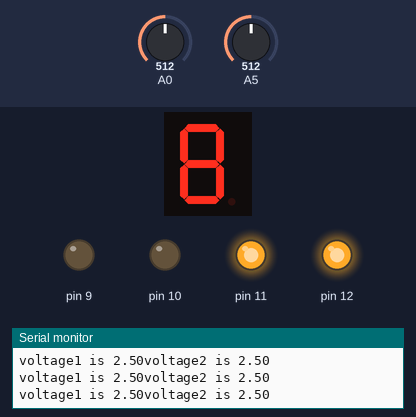
Simulated run of this sketch. Board: Arduino Uno, built with avr-gcc and run on an emulated ATmega328P. Parts: 1-digit seven-segment display, output pins drawn as LEDs (lit = HIGH), the last lines printed to the serial monitor. Wiring (inferred from the names in the program): 1-digit 7-segment display, segments lit when HIGH: segments pin 2, pin 3, pin 4, pin 5, pin 6, pin 8, pin 7. The inputs (shaded band) are chosen by the test bench; at power-on: A0 = 512, A5 = 512. The segment pins are drawn as the display they are named for; pins used as bus, display or sensor lines are not drawn.

Above: at 1.3 s.
1.4 s: A0 set to 444
2.9 s: A0 set to 422
At 3.9 s:
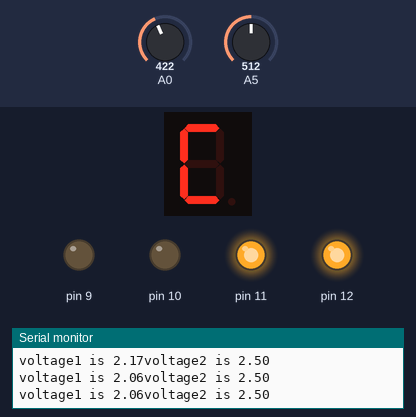
4.5 s: A5 set to 437
6.0 s: A5 set to 420
At 6.4 s:
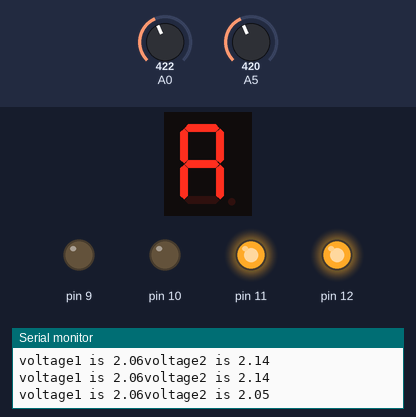
7.5 s: A0 set to 511
At 8.7 s:
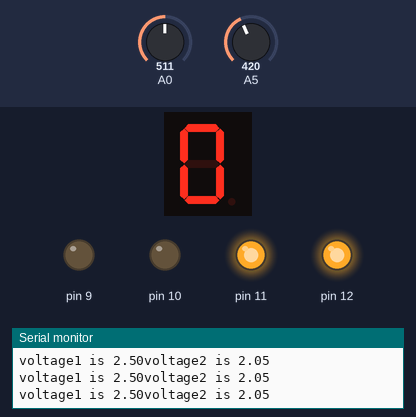
9.0 s: A0 set to 306
At 10.2 s:
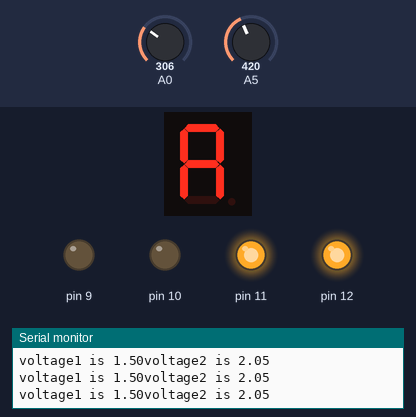
Timing chart, 0 to 11.5 s (numbered marks = the images above; inputs shaded):
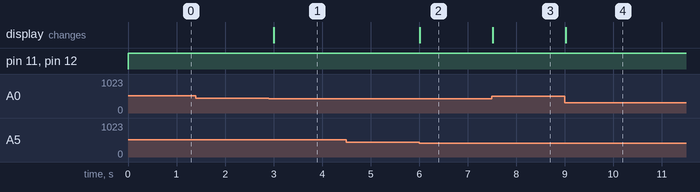

The sketch:

MAIN.ino
```cpp
// the setup routine runs once when you press reset:
int f = 8;
int g = 7;
int e = 6;
int d = 5;
int c = 4;
int b = 3;
int a = 2;  //7 Segment pin
int de=500;  // delay time

void setup() {

  // initialize serial communication at 9600 bits per second:
  Serial.begin(9600);
  //intializing pinports
  pinMode(10, OUTPUT);
  pinMode(9, OUTPUT);
  pinMode(11, OUTPUT);
  pinMode(12, OUTPUT);
  pinMode(f, OUTPUT);
  pinMode(g, OUTPUT);
  pinMode(e, OUTPUT);
  pinMode(d, OUTPUT);
  pinMode(c, OUTPUT);
  pinMode(b, OUTPUT);
  pinMode(a, OUTPUT);
}
// the loop routine runs over and over again forever:
void loop() {
    // read the input on analog pin 0:
  int sensorValue1 = analogRead(A0);
  int sensorValue2 = analogRead(A5);

  // Convert the analog reading (which goes from 0 - 1023) to a voltage (0 - 5V):
  float voltage1 = sensorValue1 * (5 / 1023.0);
  float voltage2 = sensorValue2 * (5 / 1023.0);
  // print out the value you read:
 Serial.print ("voltage1 is ");
  Serial.print (voltage1);
  //Serial.println(" ");
  Serial.print ("voltage2 is ");
   Serial.print (voltage2);
  Serial.println(" ");
  digitalWrite(11, HIGH);
  digitalWrite(12, HIGH);
  digitalWrite(10, LOW);
  digitalWrite(9, LOW);

//condition for printing alphabets
 if(voltage1<2.1 && voltage2<2.1)
 {
 digitalWrite(a,1);
 digitalWrite(b,1);
 digitalWrite(c,1);
 digitalWrite(d,0);
 digitalWrite(e,1);
 digitalWrite(f,1);
 digitalWrite(g,1);   // A
  delay(de);
 }
 else if(voltage1>2.1 && voltage2>2.1)
 {
 digitalWrite(a,1);
 digitalWrite(b,1);
 digitalWrite(c,1);
 digitalWrite(d,1);
 digitalWrite(e,1);
 digitalWrite(f,1);
 digitalWrite(g,1);   // B
  delay(de);
 }
  else if(voltage1<2.1 && voltage2>2.1)
  {
 digitalWrite(a,1);
 digitalWrite(b,0);
 digitalWrite(c,0);
 digitalWrite(d,1);
 digitalWrite(e,1);
 digitalWrite(f,1);
 digitalWrite(g,0);   // C
 delay(de);
  }
  else if(voltage1>2.1 && voltage2<2.1)
  {
 digitalWrite(a,1);
 digitalWrite(b,1);
 digitalWrite(c,1);
 digitalWrite(d,1);
 digitalWrite(e,1);
 digitalWrite(f,1);
 digitalWrite(g,0);   // D
  delay(de);
  }
}
```

Measured:
- the behaviour switches between 430 and 429 on A0 (found by bisection; images 0 and 1)
- the behaviour switches between 430 and 429 on A5 (found by bisection; images 1 and 2)
- after the input at 2.9 s, the display: changes after 0.11 s (image 1)
- after the input at 6.0 s, the display: changes at once (image 2)
- after the input at 7.5 s, the display: changes at once (image 3)
- after the input at 9.0 s, the display: changes at once (image 4)
